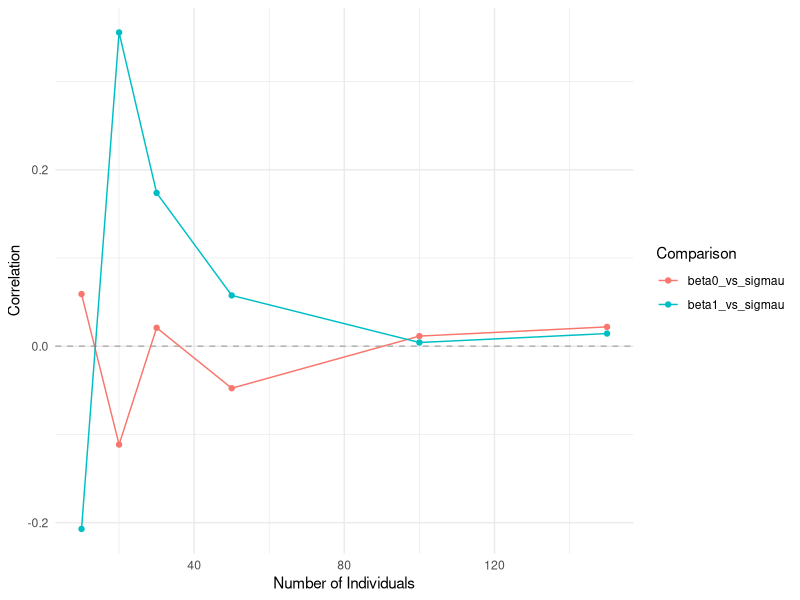
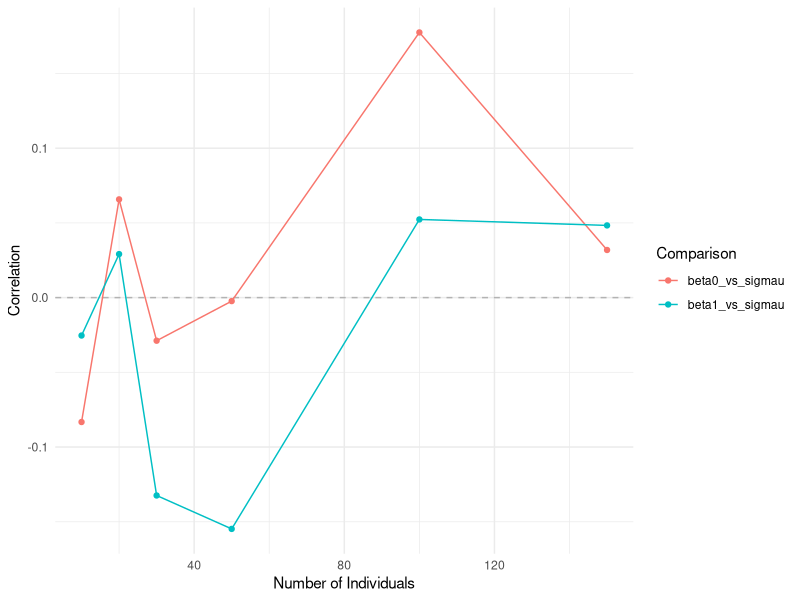
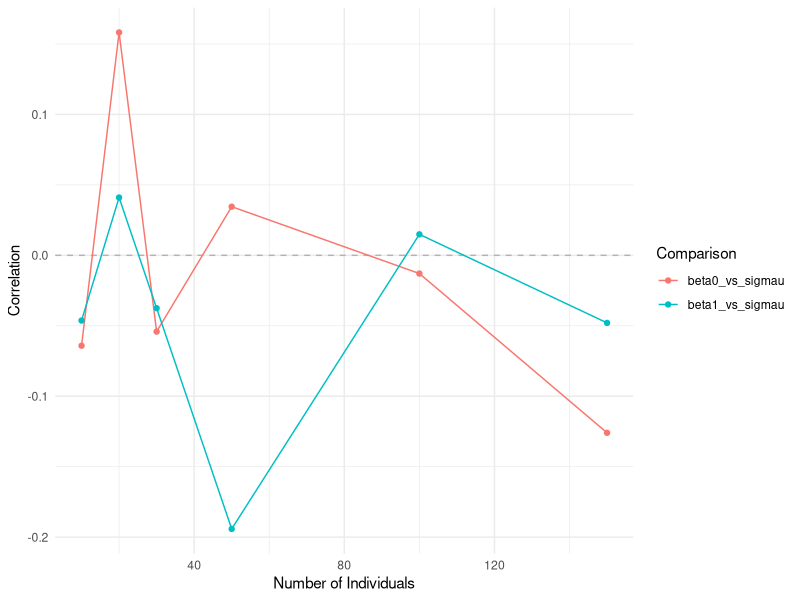
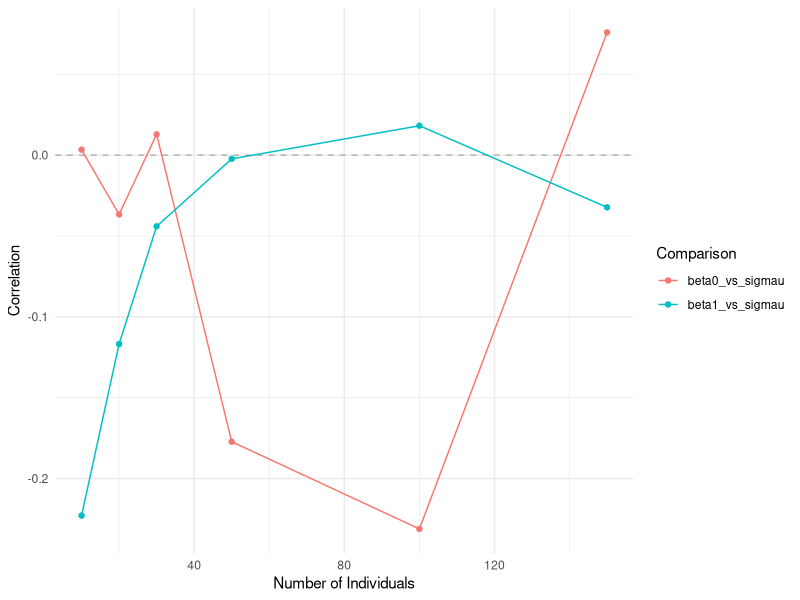

Here is the R script that generated these plots, in order:
## ---- chunk 1
library(lme4)
library(tidyverse)
library(mvtnorm)

knitr::opts_chunk$set(echo = TRUE)
## ---- chunk 2
# get intra-individual correlation design matrix
# kronecker product produces this

generate_random_effects_block_matrix <- function(n, m) {
  
  # create a block of ones of size m x 1
  block <- matrix(1, nrow = m, ncol = 1)
  
  # get z matrix
  z <- kronecker(diag(n), block)
  
  return(z)
}

# test
generate_random_effects_block_matrix(3, 2)
## ---- chunk 3
generate_data <- function(n, m, beta0, beta1, sigma_u, sigma_e) {
  #individual
  id <- rep(1:n, each = m)
  
  # design matrix
  x <- rmvnorm(m*n, mean = 0, diag(1))
  
  # random effects design matrix
  z <- generate_random_effects_block_matrix(n, m)
  
  # random effect
  u <- rmvnorm(n, 0, sigma_u * diag(1))
  
  # error
  epsilon <- rmvnorm(n*m, 0, sigma_e * diag(1))
  
  # calculate y
  y <- beta0 + beta1 * x + z %*% u + epsilon
  
  # return data
  data.frame(y = y, x = x, id = id)
}

# test
generate_data(n = 3, m = 2, beta0 = 1, beta1 = 2, sigma_u = 1, sigma_e = 1)
## ---- chunk 4
# simulation
simulation <- function(ns, m, beta0, beta1, sigma_u, sigma_e, num_simulations){
  
  # we want to construct a dataframe with number of individuals and
  # correlation for beta0 vs sigma_u, correlation for beta1 vs sigma_u
  
  out <- data.frame(n = rep(ns, each = 2), 
                    beta_vs_sigmau = rep(c("beta0_vs_sigmau", "beta1_vs_sigmau"),  length(ns)), 
                    corr = NA_real_)
  # repeat for each individual size n
  for(i in ns){
    
    # within each individual, repeat (1000?) times
    sims <- replicate(num_simulations, {
      
      # simulate data
      data <- generate_data(i, m, beta0, beta1, sigma_u, sigma_e)
      
      # fit model - this is random intercept, but not random slope
      # REML = F ensures we run ML not REML
      model <- lmer(y ~ x + (1 | id), data = data, REML = FALSE)
      
      # extract estimates
      return(c(beta_0 = fixef(model)[1], 
               beta1 = fixef(model)[2], 
               sigma_u = VarCorr(model)$id[1]))
    })
    
    # get correlations
    corrs <- cor(t(sims))
    
    # 2 is beta0 vs sigmau, 3 is beta1 vs sigmau
    corrs <- corrs[lower.tri(corrs)][2:3]
    
    # store values
    out[out$n == i, 3] <- corrs
    
  }
  
  gg <- ggplot(out, aes(x = n, group = beta_vs_sigmau, y = corr, color = beta_vs_sigmau)) + 
    geom_hline(yintercept = 0, color = "grey70", linetype = "dashed") +
    geom_line() + 
    geom_point() + 
    theme_minimal() + 
    labs(y = "Correlation", x = "Number of Individuals", color = "Comparison")
  
  print(gg)
  
}
## ---- chunk 5
ns <- c(10, 20 , 30, 50, 100, 150)#c(10, 25, 50, 75, 100, 200, 300, 400)
nsims = 100
m = 20
beta0 = 0
sigma_e = 1

simulation(n = ns, 
           m = m, beta0 = beta0, sigma_e = sigma_e,
           beta1 = 1, sigma_u = 1, 
           num_simulations =nsims)
## ---- chunk 6
simulation(n =ns, m = m, beta0 = beta0, beta1 = 10, 
           sigma_u = 1, sigma_e = sigma_e, num_simulations =nsims)
## ---- chunk 7
simulation(n = ns, m = m, beta0 = beta0, beta1 = 1, 
           sigma_u = 10, sigma_e = sigma_e, num_simulations =nsims)
## ---- chunk 8
simulation(n = ns, m = m, beta0 = beta0, beta1 = 10,
           sigma_u = 10, sigma_e = sigma_e, num_simulations =nsims)
